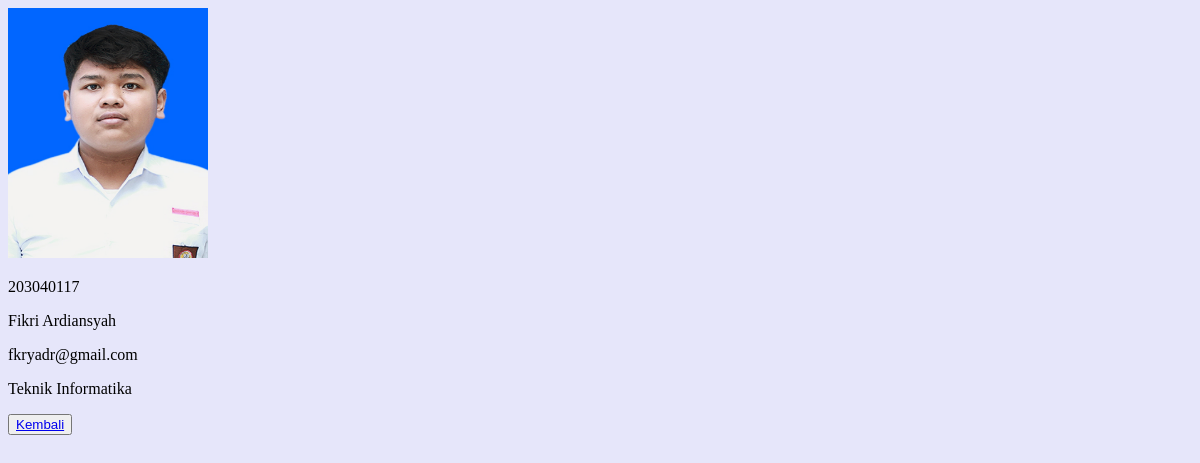
/latihan4c/php/detail.php?id=5, run on the app's committed database.
### tables this page shows
CREATE TABLE `mahasiswa` (
  `id` int(11) NOT NULL,
  `img` varchar(100) NOT NULL,
  `nrp` varchar(10) NOT NULL,
  `nama` varchar(100) NOT NULL,
  `email` varchar(100) NOT NULL,
  `jurusan` varchar(50) NOT NULL
);

### latihan4c/php/functions.php (called while the page is built)
<?php
function koneksi()
{
    $conn = mysqli_connect("localhost", "root", "");
    mysqli_select_db($conn, "pw_tubes_203040112");
    return $conn;
}
function query ($sql)
{
    $conn = koneksi();
    $result = mysqli_query($conn, "$sql");
    $rows = [];
    while ($row = mysqli_fetch_assoc($result)) {
        $rows[] = $row;
    }
    return $rows;
}

### latihan4c/php/detail.php (the view, shortened to what this page needs)
<?php
    require 'functions.php';
    $id = $_GET ['id'];
    $mahasiswa = query("SELECT * FROM mahasiswa WHERE id = $id")[0];
?>
<!DOCTYPE html>
<html lang="en">
<head>
    <link rel="stylesheet" href="css/style.css">
</head>
<body bgcolor="lavender">
    <div class="container">
        <div class="gambar">
            <img width="200px" src="../assets/img/<?= $mahasiswa["img"]; ?>" ; alt="">
        </div>
    <div class="keterangan">
        <p><?= $mahasiswa["nrp"]; ?></p>
        <p><?= $mahasiswa["nama"]; ?></p>
        <p><?= $mahasiswa["email"]; ?></p>
        <p><?= $mahasiswa["jurusan"]; ?></p>
    </div>
        <button class="tombol-kembali"><a href="../index.php">Kembali</a></button>
    </div>
</body>
</html>

### latihan4a/css/style.css (style rules this page uses)
img { height: 250px; }

### data on the page
mahasiswa: img (picture), nrp "203040117", nama "Fikri Ardiansyah", email "fkryadr@gmail.com", jurusan "Teknik Informatika"
